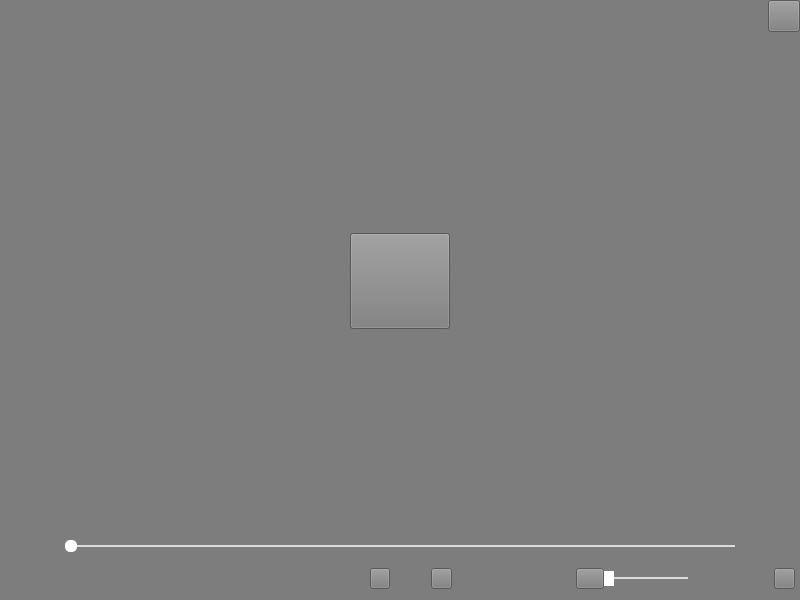
<?xml version="1.0" encoding="UTF-8"?>
<ui version="4.0">
 <class>MainWindow</class>
 <widget class="QMainWindow" name="MainWindow">
  <property name="geometry">
   <rect>
    <x>0</x>
    <y>0</y>
    <width>800</width>
    <height>600</height>
   </rect>
  </property>
  <property name="minimumSize">
   <size>
    <width>0</width>
    <height>0</height>
   </size>
  </property>
  <property name="windowTitle">
   <string>MainWindow</string>
  </property>
  <widget class="QWidget" name="centralwidget">
   <property name="styleSheet">
    <string notr="true">background-color: rgb(125, 125, 125);</string>
   </property>
   <widget class="MouseMoveWidget" name="verticalWidget" native="true">
    <property name="geometry">
     <rect>
      <x>0</x>
      <y>0</y>
      <width>800</width>
      <height>600</height>
     </rect>
    </property>
    <layout class="QVBoxLayout" name="verticalLayout">
     <property name="spacing">
      <number>0</number>
     </property>
     <property name="leftMargin">
      <number>0</number>
     </property>
     <property name="topMargin">
      <number>0</number>
     </property>
     <property name="rightMargin">
      <number>0</number>
     </property>
     <property name="bottomMargin">
      <number>0</number>
     </property>
     <item>
      <widget class="QWidget" name="horizontalWidget" native="true">
       <property name="minimumSize">
        <size>
         <width>0</width>
         <height>0</height>
        </size>
       </property>
       <property name="maximumSize">
        <size>
         <width>16777215</width>
         <height>16777215</height>
        </size>
       </property>
       <layout class="QHBoxLayout" name="horizontalLayout_2">
        <property name="spacing">
         <number>0</number>
        </property>
        <property name="leftMargin">
         <number>0</number>
        </property>
        <property name="topMargin">
         <number>0</number>
        </property>
        <property name="rightMargin">
         <number>0</number>
        </property>
        <property name="bottomMargin">
         <number>0</number>
        </property>
        <item>
         <spacer name="horizontalSpacer_3">
          <property name="orientation">
           <enum>Qt::Horizontal</enum>
          </property>
          <property name="sizeHint" stdset="0">
           <size>
            <width>40</width>
            <height>20</height>
           </size>
          </property>
         </spacer>
        </item>
        <item>
         <widget class="QPushButton" name="pushButton_close">
          <property name="minimumSize">
           <size>
            <width>32</width>
            <height>32</height>
           </size>
          </property>
          <property name="maximumSize">
           <size>
            <width>32</width>
            <height>32</height>
           </size>
          </property>
          <property name="text">
           <string/>
          </property>
         </widget>
        </item>
       </layout>
      </widget>
     </item>
     <item>
      <spacer name="verticalSpacer_2">
       <property name="orientation">
        <enum>Qt::Vertical</enum>
       </property>
       <property name="sizeHint" stdset="0">
        <size>
         <width>20</width>
         <height>40</height>
        </size>
       </property>
      </spacer>
     </item>
     <item>
      <widget class="QWidget" name="horizontalWidget" native="true">
       <property name="minimumSize">
        <size>
         <width>0</width>
         <height>0</height>
        </size>
       </property>
       <property name="styleSheet">
        <string notr="true"/>
       </property>
       <layout class="QHBoxLayout" name="horizontalLayout_3">
        <property name="spacing">
         <number>0</number>
        </property>
        <property name="leftMargin">
         <number>0</number>
        </property>
        <property name="topMargin">
         <number>0</number>
        </property>
        <property name="rightMargin">
         <number>0</number>
        </property>
        <property name="bottomMargin">
         <number>0</number>
        </property>
        <item>
         <widget class="QPushButton" name="pushButton_play2">
          <property name="minimumSize">
           <size>
            <width>96</width>
            <height>96</height>
           </size>
          </property>
          <property name="maximumSize">
           <size>
            <width>100</width>
            <height>100</height>
           </size>
          </property>
          <property name="text">
           <string/>
          </property>
         </widget>
        </item>
       </layout>
      </widget>
     </item>
     <item>
      <spacer name="verticalSpacer">
       <property name="orientation">
        <enum>Qt::Vertical</enum>
       </property>
       <property name="sizeHint" stdset="0">
        <size>
         <width>20</width>
         <height>40</height>
        </size>
       </property>
      </spacer>
     </item>
     <item>
      <widget class="QWidget" name="horizontalWidget" native="true">
       <property name="minimumSize">
        <size>
         <width>0</width>
         <height>32</height>
        </size>
       </property>
       <layout class="QHBoxLayout" name="horizontalLayout_4">
        <item>
         <widget class="QLabel" name="label_timing">
          <property name="minimumSize">
           <size>
            <width>50</width>
            <height>0</height>
           </size>
          </property>
          <property name="text">
           <string/>
          </property>
         </widget>
        </item>
        <item>
         <widget class="QSlider" name="horizontalSlider">
          <property name="styleSheet">
           <string notr="true">QSlider::handle:horizontal{width:12px;background-color:rgb(255,255,255);margin:-5px 0px -5px 0px;border-radius:5px;}
QSlider::groove:horizontal{height:2px;background-color:rgb(219,219,219);}
QSlider::add-page:horizontal{background-color:rgb(219,219,219);}
QSlider::sub-page:horizontal{background-color:rgb(26,217,110);}</string>
          </property>
          <property name="maximum">
           <number>100</number>
          </property>
          <property name="orientation">
           <enum>Qt::Horizontal</enum>
          </property>
         </widget>
        </item>
        <item>
         <widget class="QLabel" name="label_end">
          <property name="minimumSize">
           <size>
            <width>50</width>
            <height>0</height>
           </size>
          </property>
          <property name="text">
           <string/>
          </property>
         </widget>
        </item>
       </layout>
      </widget>
     </item>
     <item>
      <widget class="QWidget" name="horizontalWidget" native="true">
       <property name="minimumSize">
        <size>
         <width>0</width>
         <height>0</height>
        </size>
       </property>
       <property name="maximumSize">
        <size>
         <width>16777215</width>
         <height>16777215</height>
        </size>
       </property>
       <layout class="QHBoxLayout" name="horizontalLayout">
        <property name="spacing">
         <number>0</number>
        </property>
        <property name="leftMargin">
         <number>0</number>
        </property>
        <property name="topMargin">
         <number>0</number>
        </property>
        <property name="rightMargin">
         <number>5</number>
        </property>
        <property name="bottomMargin">
         <number>5</number>
        </property>
        <item>
         <spacer name="horizontalSpacer">
          <property name="orientation">
           <enum>Qt::Horizontal</enum>
          </property>
          <property name="sizeHint" stdset="0">
           <size>
            <width>40</width>
            <height>20</height>
           </size>
          </property>
         </spacer>
        </item>
        <item>
         <spacer name="horizontalSpacer_5">
          <property name="orientation">
           <enum>Qt::Horizontal</enum>
          </property>
          <property name="sizeHint" stdset="0">
           <size>
            <width>40</width>
            <height>20</height>
           </size>
          </property>
         </spacer>
        </item>
        <item>
         <spacer name="horizontalSpacer_6">
          <property name="orientation">
           <enum>Qt::Horizontal</enum>
          </property>
          <property name="sizeHint" stdset="0">
           <size>
            <width>40</width>
            <height>20</height>
           </size>
          </property>
         </spacer>
        </item>
        <item>
         <spacer name="horizontalSpacer_9">
          <property name="orientation">
           <enum>Qt::Horizontal</enum>
          </property>
          <property name="sizeHint" stdset="0">
           <size>
            <width>40</width>
            <height>20</height>
           </size>
          </property>
         </spacer>
        </item>
        <item>
         <spacer name="horizontalSpacer_7">
          <property name="orientation">
           <enum>Qt::Horizontal</enum>
          </property>
          <property name="sizeHint" stdset="0">
           <size>
            <width>40</width>
            <height>20</height>
           </size>
          </property>
         </spacer>
        </item>
        <item>
         <spacer name="horizontalSpacer_12">
          <property name="orientation">
           <enum>Qt::Horizontal</enum>
          </property>
          <property name="sizeHint" stdset="0">
           <size>
            <width>40</width>
            <height>20</height>
           </size>
          </property>
         </spacer>
        </item>
        <item>
         <spacer name="horizontalSpacer_13">
          <property name="orientation">
           <enum>Qt::Horizontal</enum>
          </property>
          <property name="sizeHint" stdset="0">
           <size>
            <width>40</width>
            <height>20</height>
           </size>
          </property>
         </spacer>
        </item>
        <item>
         <spacer name="horizontalSpacer_14">
          <property name="orientation">
           <enum>Qt::Horizontal</enum>
          </property>
          <property name="sizeHint" stdset="0">
           <size>
            <width>40</width>
            <height>20</height>
           </size>
          </property>
         </spacer>
        </item>
        <item>
         <spacer name="horizontalSpacer_15">
          <property name="orientation">
           <enum>Qt::Horizontal</enum>
          </property>
          <property name="sizeHint" stdset="0">
           <size>
            <width>40</width>
            <height>20</height>
           </size>
          </property>
         </spacer>
        </item>
        <item>
         <widget class="QPushButton" name="pushButton_play">
          <property name="minimumSize">
           <size>
            <width>20</width>
            <height>21</height>
           </size>
          </property>
          <property name="maximumSize">
           <size>
            <width>20</width>
            <height>21</height>
           </size>
          </property>
          <property name="text">
           <string/>
          </property>
         </widget>
        </item>
        <item>
         <spacer name="horizontalSpacer_4">
          <property name="orientation">
           <enum>Qt::Horizontal</enum>
          </property>
          <property name="sizeHint" stdset="0">
           <size>
            <width>40</width>
            <height>20</height>
           </size>
          </property>
         </spacer>
        </item>
        <item>
         <widget class="QPushButton" name="pushButton_stop">
          <property name="minimumSize">
           <size>
            <width>21</width>
            <height>21</height>
           </size>
          </property>
          <property name="maximumSize">
           <size>
            <width>21</width>
            <height>21</height>
           </size>
          </property>
          <property name="text">
           <string/>
          </property>
         </widget>
        </item>
        <item>
         <spacer name="horizontalSpacer_10">
          <property name="orientation">
           <enum>Qt::Horizontal</enum>
          </property>
          <property name="sizeHint" stdset="0">
           <size>
            <width>40</width>
            <height>20</height>
           </size>
          </property>
         </spacer>
        </item>
        <item>
         <spacer name="horizontalSpacer_8">
          <property name="orientation">
           <enum>Qt::Horizontal</enum>
          </property>
          <property name="sizeHint" stdset="0">
           <size>
            <width>40</width>
            <height>20</height>
           </size>
          </property>
         </spacer>
        </item>
        <item>
         <spacer name="horizontalSpacer_11">
          <property name="orientation">
           <enum>Qt::Horizontal</enum>
          </property>
          <property name="sizeHint" stdset="0">
           <size>
            <width>40</width>
            <height>20</height>
           </size>
          </property>
         </spacer>
        </item>
        <item>
         <widget class="QPushButton" name="pushButton_volume">
          <property name="minimumSize">
           <size>
            <width>28</width>
            <height>21</height>
           </size>
          </property>
          <property name="maximumSize">
           <size>
            <width>28</width>
            <height>21</height>
           </size>
          </property>
          <property name="text">
           <string/>
          </property>
         </widget>
        </item>
        <item>
         <widget class="QSlider" name="Slider_Volume">
          <property name="styleSheet">
           <string notr="true">QSlider::handle:horizontal{width:10px;background-color:rgb(255,255,255);margin:-11px 0px -11px 0px;border-radius:12px;}
QSlider::groove:horizontal{height:2px;background-color:rgb(219,219,219);}
QSlider::add-page:horizontal{background-color:rgb(219,219,219);}
QSlider::sub-page:horizontal{background-color:rgb(26,217,110);}</string>
          </property>
          <property name="orientation">
           <enum>Qt::Horizontal</enum>
          </property>
         </widget>
        </item>
        <item>
         <widget class="QLabel" name="label_null">
          <property name="minimumSize">
           <size>
            <width>5</width>
            <height>0</height>
           </size>
          </property>
          <property name="maximumSize">
           <size>
            <width>5</width>
            <height>16777215</height>
           </size>
          </property>
          <property name="text">
           <string/>
          </property>
         </widget>
        </item>
        <item>
         <widget class="QLabel" name="label_volume">
          <property name="minimumSize">
           <size>
            <width>40</width>
            <height>32</height>
           </size>
          </property>
          <property name="maximumSize">
           <size>
            <width>40</width>
            <height>32</height>
           </size>
          </property>
          <property name="text">
           <string/>
          </property>
         </widget>
        </item>
        <item>
         <spacer name="horizontalSpacer_2">
          <property name="orientation">
           <enum>Qt::Horizontal</enum>
          </property>
          <property name="sizeHint" stdset="0">
           <size>
            <width>40</width>
            <height>20</height>
           </size>
          </property>
         </spacer>
        </item>
        <item>
         <widget class="QPushButton" name="pushButton_max">
          <property name="minimumSize">
           <size>
            <width>21</width>
            <height>21</height>
           </size>
          </property>
          <property name="maximumSize">
           <size>
            <width>21</width>
            <height>21</height>
           </size>
          </property>
          <property name="text">
           <string/>
          </property>
         </widget>
        </item>
       </layout>
      </widget>
     </item>
    </layout>
   </widget>
  </widget>
 </widget>
 <customwidgets>
  <customwidget>
   <class>MouseMoveWidget</class>
   <extends>QWidget</extends>
   <header>mousemovewidget.h</header>
   <container>1</container>
  </customwidget>
 </customwidgets>
 <resources/>
 <connections/>
</ui>
